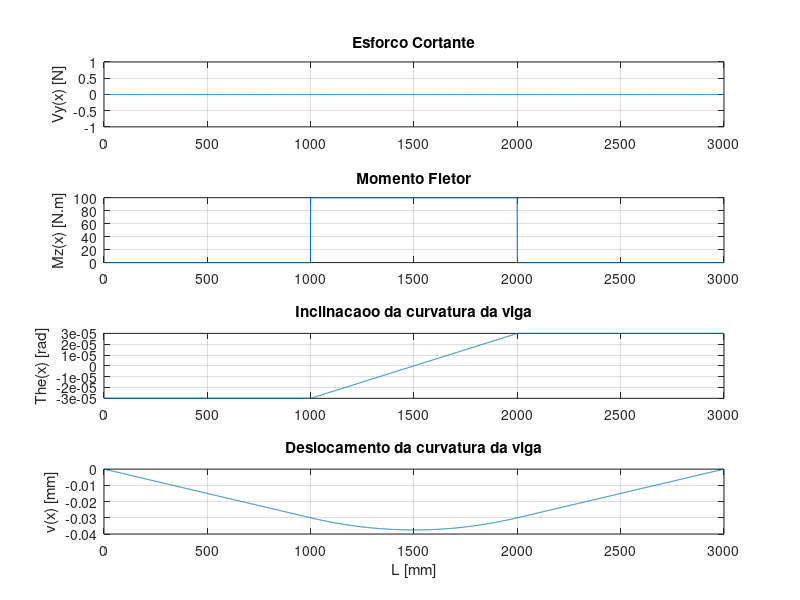

Recreate this plot in MATLAB.
clc,clear, close all

% dimensoes da secao
h = 100/1000; 
b = 100/1000;
Izz=(b*h^3)/12;
% propriedades do material
E=200E9; % Aco
l=3;
dx = 0.001;
Mo=100;
x=0:dx:l; %dominio estrutural

Vy = 0*ones(1,size(x,2));
Mz = +Mo.*(x-l/3).^0.*(x>=l/3)-Mo*(x-2*l/3).^0.*(x>=2*l/3);
The = +Mo.*(x-l/3).^1.*(x>=l/3)-Mo.*(x-2*l/3).^1.*(x>=2*l/3)-Mo*l/6;
v = +(Mo/2).*(x-l/3).^2.*(x>=l/3)-(Mo/2)*(x-2*l/3).^2.*(x>=2*l/3)-Mo*l/6.*x;

% pos-processamento
figure()
subplot(4,1,1)
plot(1000.*x,Vy)
ylabel('Vy(x) [N]')
title('Esforco Cortante')
grid on
subplot(4,1,2)
plot(1000.*x,Mz)
ylabel('Mz(x) [N.m]')
title('Momento Fletor')
grid on
subplot(4,1,3)
plot(1000.*x,The./(E*Izz))
ylabel('The(x) [rad]')
title('Inclinacaoo da curvatura da viga')
grid on
subplot(4,1,4)
plot(1000.*x,1000*v./(E*Izz))
xlabel('L [mm]')
ylabel('v(x) [mm]')
title('Deslocamento da curvatura da viga')
grid on